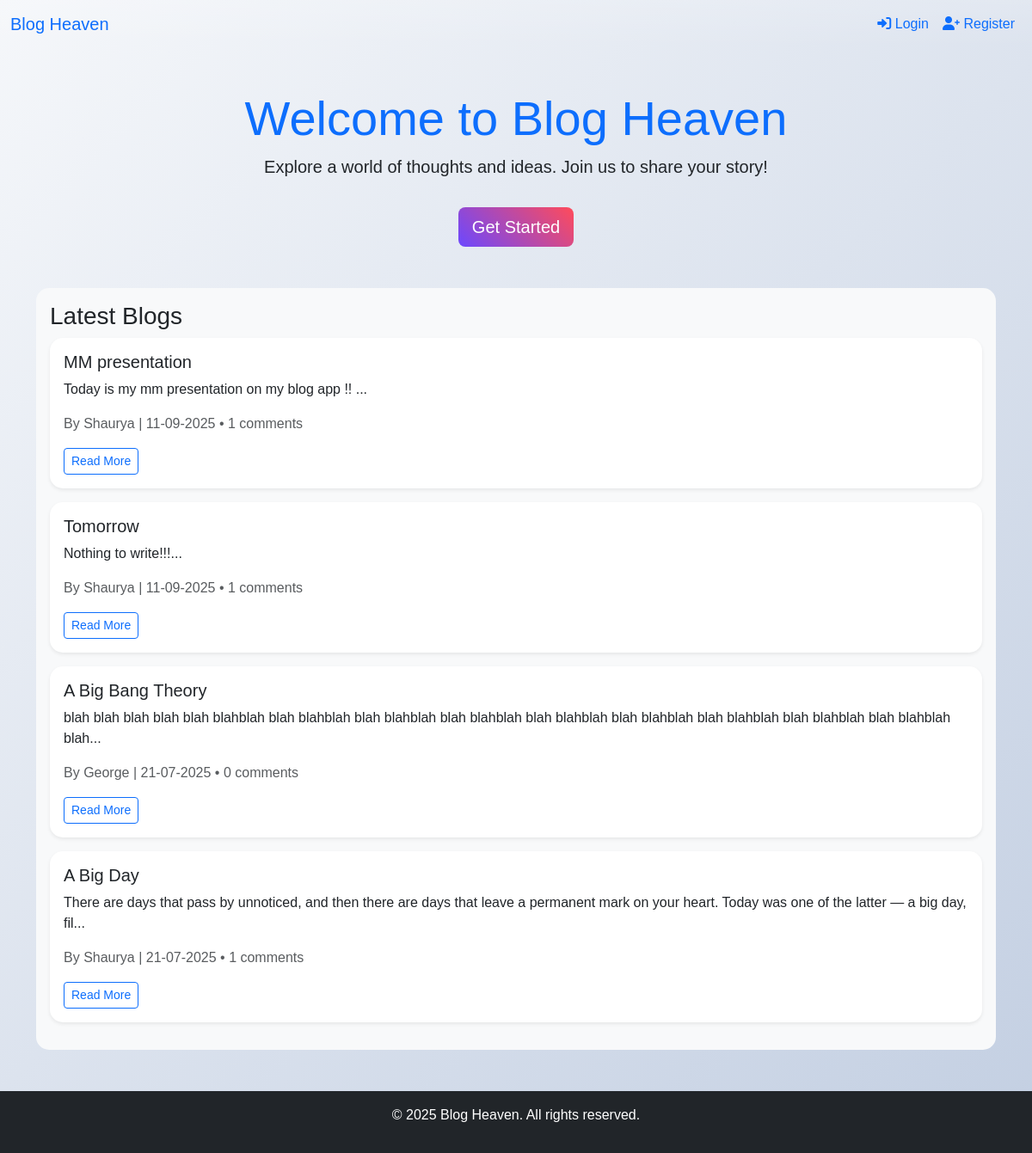
The page / on the database its author committed.
### app.py (models this page shows, shortened)
class Blog(db.Model):
    id = db.Column(db.Integer, primary_key=True)
    title = db.Column(db.String(100), nullable=False)
    content = db.Column(db.String(1000), nullable=False)
    user_id = db.Column(db.Integer, db.ForeignKey('user.id'))
    date_posted = db.Column(db.DateTime, nullable=False, default=datetime.utcnow)
    comments = db.relationship('Comment', backref='blog', lazy=True)

class User(db.Model):
    id = db.Column(db.Integer, primary_key=True)
    name = db.Column(db.String(100), nullable=False)
    email = db.Column(db.String(100), unique=True, nullable=False)
    password = db.Column(db.String(100), nullable=False)
    blogs = db.relationship('Blog', backref='user', lazy=True)
    comments = db.relationship('Comment', backref='user', lazy=True)

### app.py (the view)
@app.route("/")
def index():
    blogs = Blog.query.order_by(Blog.date_posted.desc()).all()
    return render_template('index.html', blogs=blogs)

### templates/index.html (shortened to what this page needs)
{% extends "base.html" %}
{% block content %}
    <div class="text-center mb-5">
        <h1 class="display-4 text-primary">Welcome to Blog Heaven</h1>
        <p class="lead">Explore a world of thoughts and ideas. Join us to share your story!</p>
        <a href="{{ url_for('register') }}" class="btn btn-primary btn-lg mt-3">Get Started</a>
    </div>
    <div class="row">
        <div class="col-md-12">
            <div class="card bg-light">
                <div class="card-body">
                    <h3 class="card-title">Latest Blogs</h3>
                    {% if blogs %}
                        {% for blog in blogs %}
                            <div class="card mb-3 shadow-sm">
                                <div class="card-body">
                                    <h5 class="card-title">{{ blog.title }}</h5>
                                    <p class="card-text">{{ blog.content[:150] }}...</p>
                                    <p class="text-muted">
                                        By {{ blog.user.name }} | {{ blog.date_posted.strftime('%d-%m-%Y') }}
                                        • {{ blog.comments|length }} comments
                                    </p>
                                    <a href="{% if session.get('email') %}
                        {{ url_for('view_blog', blog_id=blog.id) }}
                     {% else %}
                        {{ url_for('login') }}
                     {% endif %}"
               class="btn btn-sm btn-outline-primary">Read More</a>
                                </div>
                            </div>
                        {% endfor %}
                    {% else %}
                        <p class="text-center">No blogs available yet. Be the first to post!</p>
                    {% endif %}
                </div>
            </div>
        </div>
    </div>
{% endblock %}

### templates/base.html (shortened to what this page needs)
<!DOCTYPE html>
<html lang="en">
<head>
    <link href="https://cdn.jsdelivr.net/npm/bootstrap@5.3.0/dist/css/bootstrap.min.css" rel="stylesheet">
    <link rel="stylesheet" href="https://cdnjs.cloudflare.com/ajax/libs/font-awesome/6.0.0-beta3/css/all.min.css">
    <link rel="stylesheet" href="{{ url_for('static', filename='css/style.css') }}">
</head>
<body>
    <nav class="navbar navbar-expand-lg navbar-dark bg-gradient" style="background: linear-gradient(90deg, #6b48ff, #ff4b5a);">
        <div class="container-fluid">
            <a class="navbar-brand text-primary" href="{{ url_for('index') }}"> Blog Heaven</a>
            <div class="collapse navbar-collapse" id="navbarNav">
                <ul class="navbar-nav ms-auto">
                    {% if session.get('email') %}
                        <li class="nav-item"><a class="nav-link text-primary" href="{{ url_for('dashboard') }}"><i class="fas fa-home"></i> Dashboard</a></li>
                        <li class="nav-item"><a class="nav-link text-primary" href="{{ url_for('post_blog') }}"><i class="fas fa-pen"></i> Post Blog</a></li>
                        <li class="nav-item"><a class="nav-link text-primary" href="{{ url_for('logout') }}"><i class="fas fa-sign-out-alt"></i> Logout</a></li>
                    {% else %}
                        <li class="nav-item"><a class="nav-link text-primary" href="{{ url_for('login') }}"><i class="fas fa-sign-in-alt"></i> Login</a></li>
                        <li class="nav-item"><a class="nav-link text-primary" href="{{ url_for('register') }}"><i class="fas fa-user-plus"></i> Register</a></li>
                    {% endif %}
                </ul>
            </div>
        </div>
    </nav>
    <div class="container mt-5">
        {% block content %}{% endblock %}
    </div>
    <footer class="bg-dark text-white text-center py-3 mt-5">
        <p>&copy; 2025 Blog Heaven. All rights reserved.</p>
    </footer>
</body>
</html>

### static/css/style.css (style rules this page uses)
body { background: linear-gradient(135deg, #f5f7fa 0%, #c3cfe2 100%); min-height: 100vh; font-family: 'Poppins', sans-serif; }
.bg-gradient { animation: gradient 15s ease infinite; }
.card { border: none; border-radius: 15px; transition: all 0.3s ease; }
.btn-primary { background: linear-gradient(45deg, #6b48ff, #ff4b5a); border: none; }
footer { position: relative; bottom: 0; width: 100%; }

### rows shown on the page
Blog: title "MM presentation", content "Today is my mm presentation on my blog app !!", user.name "Shaurya", date_posted "11-09-2025", comments|length "1"
Blog: title "Tomorrow", content "Nothing to write!!!", user.name "Shaurya", date_posted "11-09-2025", comments|length "1"
Blog: title "A Big Bang Theory", content "blah blah blah blah blah blahblah blah blahblah blah blahblah blah blahblah blah blahblah blah blahblah blah blahblah blah blahblah blah blahblah blah", user.name "George", date_posted "21-07-2025", comments|length "0"
Blog: title "A Big Day", content "There are days that pass by unnoticed, and then there are days that leave a permanent mark on your heart. Today was one of the latter — a big day, fil", user.name "Shaurya", date_posted "21-07-2025", comments|length "1"
